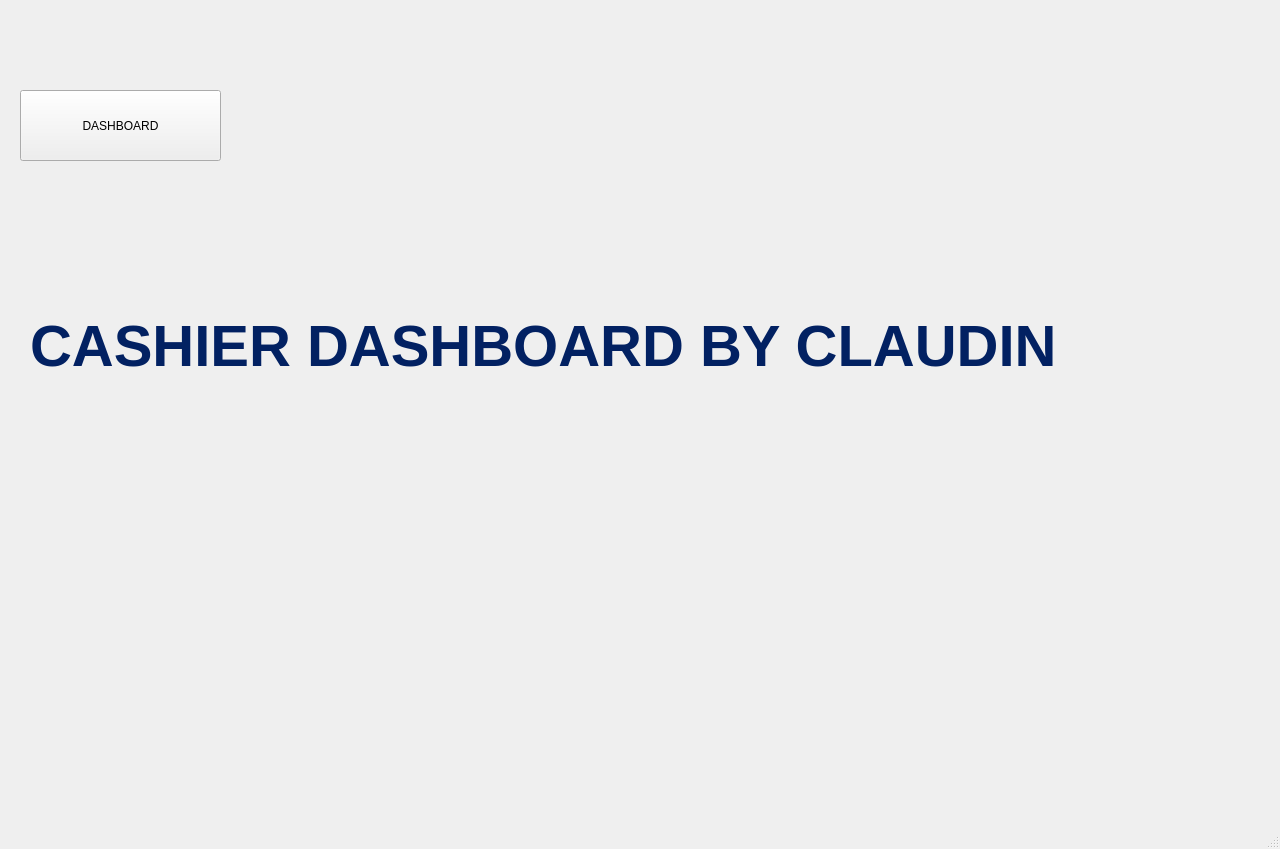
<?xml version="1.0" encoding="UTF-8"?>
<ui version="4.0">
 <class>CASHIER_DASHBOARD</class>
 <widget class="QMainWindow" name="CASHIER_DASHBOARD">
  <property name="geometry">
   <rect>
    <x>0</x>
    <y>0</y>
    <width>1280</width>
    <height>849</height>
   </rect>
  </property>
  <property name="windowTitle">
   <string>MainWindow</string>
  </property>
  <widget class="QWidget" name="centralwidget">
   <widget class="QLabel" name="label">
    <property name="geometry">
     <rect>
      <x>-1430</x>
      <y>-150</y>
      <width>2721</width>
      <height>1361</height>
     </rect>
    </property>
    <property name="text">
     <string/>
    </property>
    <property name="pixmap">
     <pixmap resource="resources.qrc">:/images/PIC_log_sign_in.png</pixmap>
    </property>
    <property name="scaledContents">
     <bool>true</bool>
    </property>
   </widget>
   <widget class="QLabel" name="label_2">
    <property name="geometry">
     <rect>
      <x>30</x>
      <y>90</y>
      <width>1231</width>
      <height>511</height>
     </rect>
    </property>
    <property name="styleSheet">
     <string notr="true">color: #022162;
font-size: 58px;
font-weight: 700;
font-family: &quot;Verdana&quot;, sans-serif; 
background: transparent;</string>
    </property>
    <property name="text">
     <string>CASHIER DASHBOARD BY CLAUDIN</string>
    </property>
   </widget>
   <widget class="QPushButton" name="pushButton_CashrDASH">
    <property name="geometry">
     <rect>
      <x>20</x>
      <y>90</y>
      <width>201</width>
      <height>71</height>
     </rect>
    </property>
    <property name="text">
     <string>DASHBOARD</string>
    </property>
   </widget>
  </widget>
  <widget class="QMenuBar" name="menubar">
   <property name="geometry">
    <rect>
     <x>0</x>
     <y>0</y>
     <width>1280</width>
     <height>26</height>
    </rect>
   </property>
  </widget>
  <widget class="QStatusBar" name="statusbar"/>
 </widget>
 <resources>
  <include location="resources.qrc"/>
 </resources>
 <connections/>
</ui>
